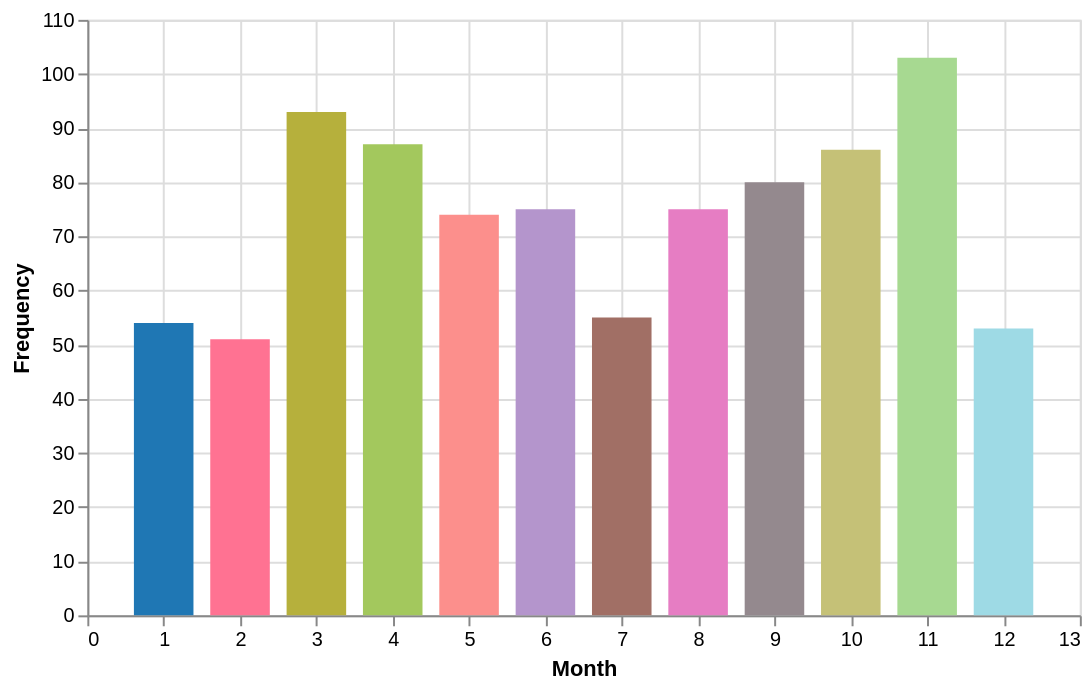

Notebook cell for this chart:
### Code cell
monthFreq= alt.Chart(monthDF).mark_bar(size=30).encode(
    alt.X('Month'),
    alt.Y('count()', title='Frequency'),
    color = alt.Color('Month', legend=None).scale(scheme = 'category20'),
    
).properties(width = 500)
monthFreq.show()

### Figure 1 — Vega-Lite specification as saved in the notebook (floating-point values rounded to 4 significant figures; data arrays with more than 128 entries replaced by an {"elided": "..."} marker saying what was removed)
{"config": {"view": {"continuousWidth": 300, "continuousHeight": 300}}, "data": {"name": "data-d6604eef160600d6a251e38e634a2669"}, "mark": {"type": "bar", "size": 30}, "encoding": {"color": {"field": "Month", "legend": null, "scale": {"scheme": "category20"}, "type": "quantitative"}, "x": {"field": "Month", "type": "quantitative"}, "y": {"aggregate": "count", "title": "Frequency", "type": "quantitative"}}, "width": 500, "$schema": "https://vega.github.io/schema/vega-lite/v5.20.1.json", "datasets": {"data-d6604eef160600d6a251e38e634a2669": {"elided": "886 records"}}}
